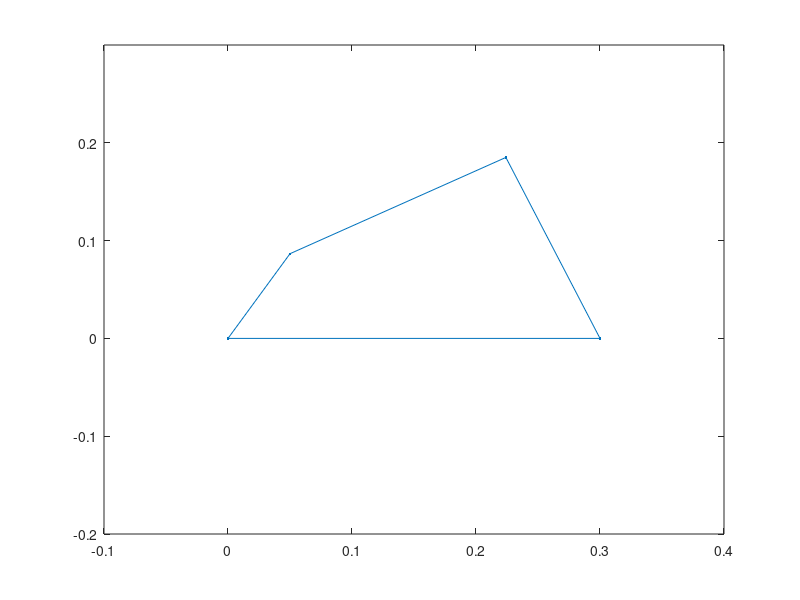

Reproduce this figure in MATLAB. (Note: this script raises an error after producing the figure.)
% Define link lengths
clear; clc

l1 = 30e-2;
l2 = 10e-2;
l3 = 20e-2;
l4 = 20e-2;

% Simulate trajectory
N = 15;
th1 = linspace( pi, pi, N )';
th2 = linspace( 0, 2*pi, N )' + pi/3;

x = [0 -pi/2];
for k = 1 : N
    x = fsolve( @(x) [ l1*cos(th1(k)) + l2*cos(th2(k)) + l3*cos(x(1)) + l4*cos(x(2)) 
                       l1*sin(th1(k)) + l2*sin(th2(k)) + l3*sin(x(1)) + l4*sin(x(2)) ], x );
    th3(k) = x(1);
    th4(k) = x(2);
end

% Animate 
figure
h = plot( 0, 0 );
axis( [-.1 .4 -.2 .3 ] )
fps = 5;

for k = 1 : N
    set( h, 'XData', cumsum( [0 l2*cos(th2(k)) l3*cos(th3(k)) l4*cos(th4(k)) l1*cos(th1(k))] ), ...
            'YData', cumsum( [0 l2*sin(th2(k)) l3*sin(th3(k)) l4*sin(th4(k)) l1*sin(th1(k))] ) );
    pause( 1/fps )
end

%% Generate some trajectory
nn = (1 : N)';

X = sin( nn * 2*pi/N ).^3;
Y = - 3*cos( nn * 2*pi/N );

aux = 2*[cos(pi/3) sin(pi/3) 3; -sin(pi/3) cos(pi/3) -2; 0 0 1] * [X'; Y'; ones(1,N)];
Xg = aux(1,:)';
Yg = aux(2,:)';

% subplot(211); plot( X, Y )
% subplot(212); plot( Xg, Yg )

tmp = angle2dcm( th3, zeros(N,1), zeros(N,1), 'ZXY' );
tmp = reshape( permute(tmp(1:2,1:2,:),[2 1 3]), [2 2*N] )';
A = [-tmp reshape( [ X Y ones(N,1) zeros(N,1) Y -X zeros(N,1) ones(N,1) ]', [4 2*N] )'];
B = reshape( [ l2*cos(th2) l2*sin(th2) ]', [1 2*N] )';

coeff = A \ B;

alf = coeff(3)^2 + coeff(4)^2;
R = [ coeff(3) coeff(4); -coeff(4) coeff(3) ] / alf;
P = repmat( coeff(5:6), [1 N] );

aux = alf * R * [X'; Y'] + P;
Xf = l2*cos(th2) + aux(1,:)';
Yf = aux(2,:)';

subplot(211); plot( X, Y, 'bo-', Xg, Yg, 'ro-', reshape([X Xg NaN(N,1)]', [1 3*N])', reshape([Y Yg NaN(N,1)]', [1 3*N])', 'y' ); axis equal
subplot(212); plot( Xf, Yf, 'bo-', Xg, Yg, 'ro--', reshape([Xf Xg NaN(N,1)]', [1 3*N])', reshape([Yf Yg NaN(N,1)]', [1 3*N])', 'y' ); axis equ